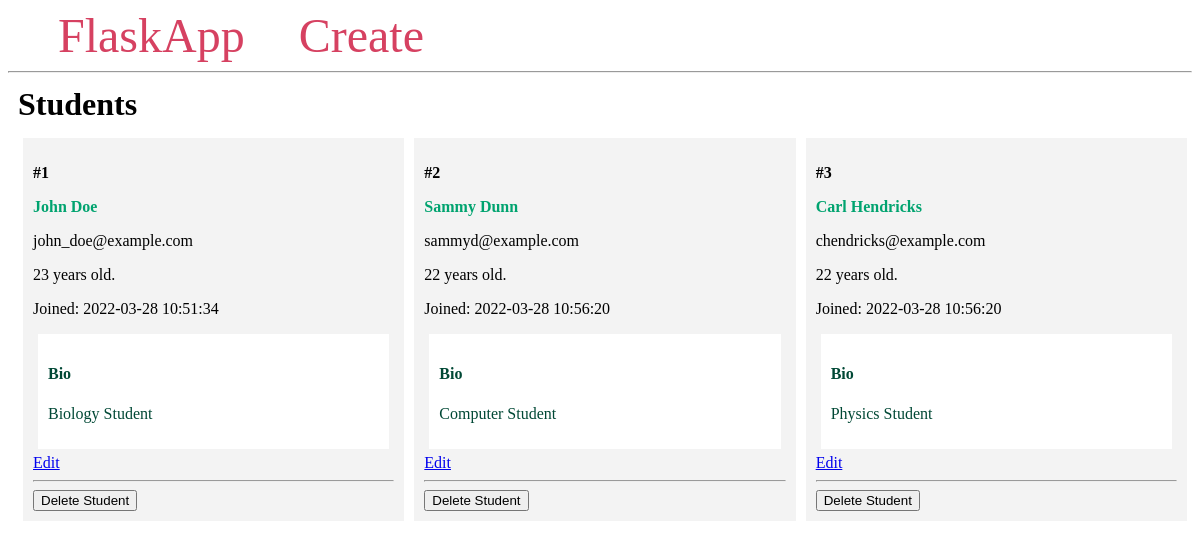
The page / on the database its author committed.
### app.py (models this page shows, shortened)
class Student(db.Model):
    id = db.Column(db.Integer, primary_key = True)
    first_name = db.Column(db.String(100), nullable = False)
    last_name = db.Column(db.String(100), nullable = False)
    email = db.Column(db.String(100), unique = True, nullable = False)
    age = db.Column(db.Integer, nullable = False)
    created_at = db.Column(db.DateTime(timezone = True), server_default = func.now())
    bio = db.Column(db.Text)

### app.py (the view)
@app.route('/')
def index():
    students = Student.query.all()
    return render_template('index.html', students=students)

### templates/index.html
{% extends 'base.html' %}
{% block content %}
    <h1 class="title">{% block title %} Students {% endblock %}</h1>
    <div class="content">
        {% for student in students %}
            <div class="student">
                <p><b>#{{ student.id }}</b></p>
                <b>
                    <p class="name">
                        <a href="{{ url_for('student', student_id=student.id)}}">
                            {{ student.first_name }} {{ student.last_name }}
                        </a>
                    </p>
                </b>
                <p>{{ student.email }}</p>
                <p>{{ student.age }} years old.</p>
                <p>Joined: {{ student.created_at }}</p>
                <div class="bio">
                    <h4>Bio</h4>
                    <p>{{ student.bio }}</p>
                </div>
                <a href="{{ url_for('edit', student_id=student.id) }}">Edit</a>
                <hr>
                <form method="POST"
                        action="{{ url_for('delete', student_id=student.id) }}">
                    <input type="submit" value="Delete Student"
                        onclick="return confirm('Are you sure you want to delete this entry?')">
                </form>
            </div>
        {% endfor %}
    </div>
{% endblock %}

### templates/base.html (shortened to what this page needs)
<!DOCTYPE html>
<html lang="en">
<head>
</head>
<body>
    <nav>
        <a href="{{ url_for('index') }}">FlaskApp</a>
        <a href="{{ url_for('create') }}">Create</a>
    </nav>
    <hr>
    <div class="content">
        {% block content %} {% endblock %}
    </div>
</body>
</html>

### templates/base.html (style rules this page uses)
.title { margin: 5px; }
.content { margin: 5px; width: 100%; display: flex; flex-direction: row; flex-wrap: wrap; }
.student { flex: 20%; padding: 10px; margin: 5px; background-color: #f3f3f3; inline-size: 100%; }
.bio { padding: 10px; margin: 5px; background-color: #ffffff; color: #004835; }
.name a { color: #00a36f; text-decoration: none; }
nav a { color: #d64161; font-size: 3em; margin-left: 50px; text-decoration: none; }

### rows shown on the page
Student: id "1", first_name "John", last_name "Doe", email "john_doe@example.com", age "23", created_at "2022-03-28 10:51:34", bio "Biology Student"
Student: id "2", first_name "Sammy", last_name "Dunn", email "sammyd@example.com", age "22", created_at "2022-03-28 10:56:20", bio "Computer Student"
Student: id "3", first_name "Carl", last_name "Hendricks", email "chendricks@example.com", age "22", created_at "2022-03-28 10:56:20", bio "Physics Student"
